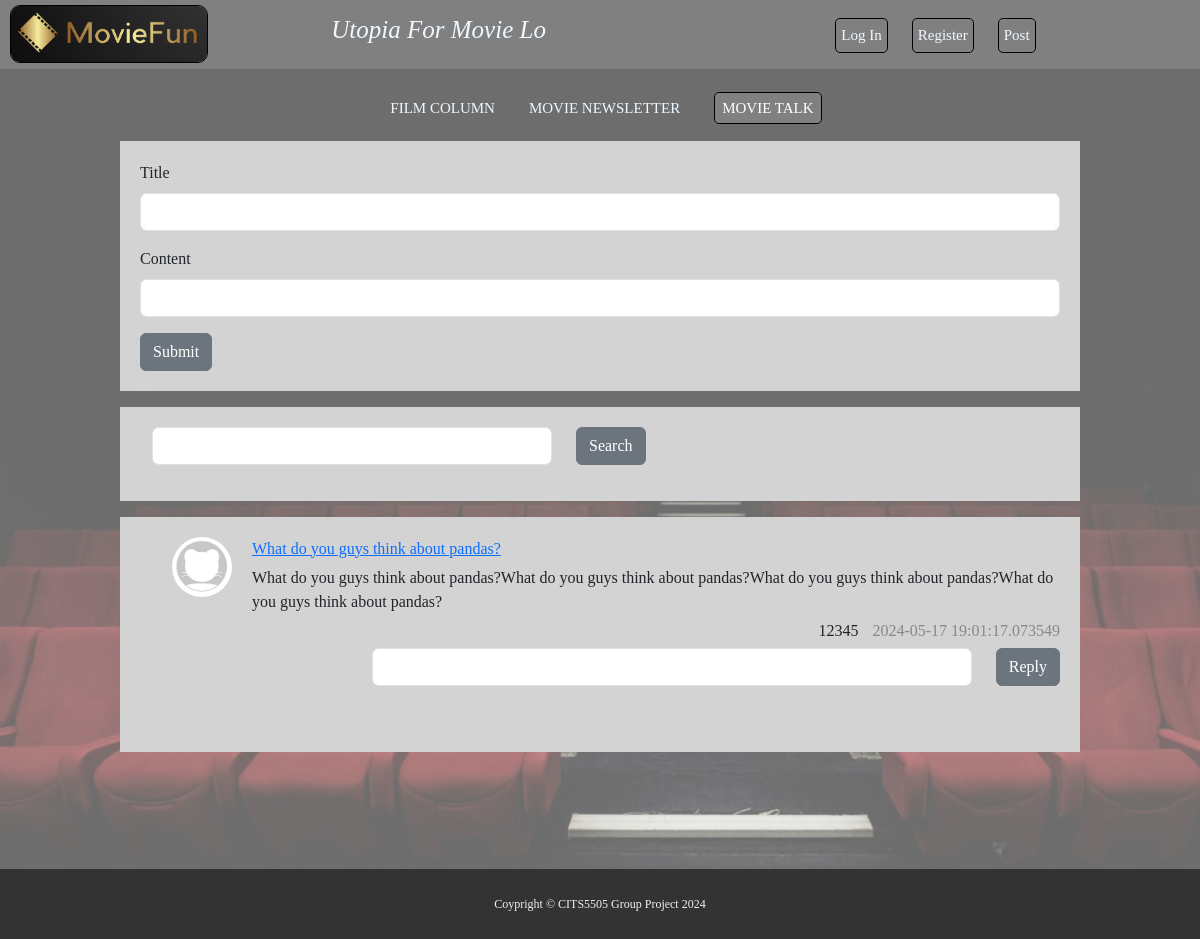
Before: /movieTalk with the older database file.
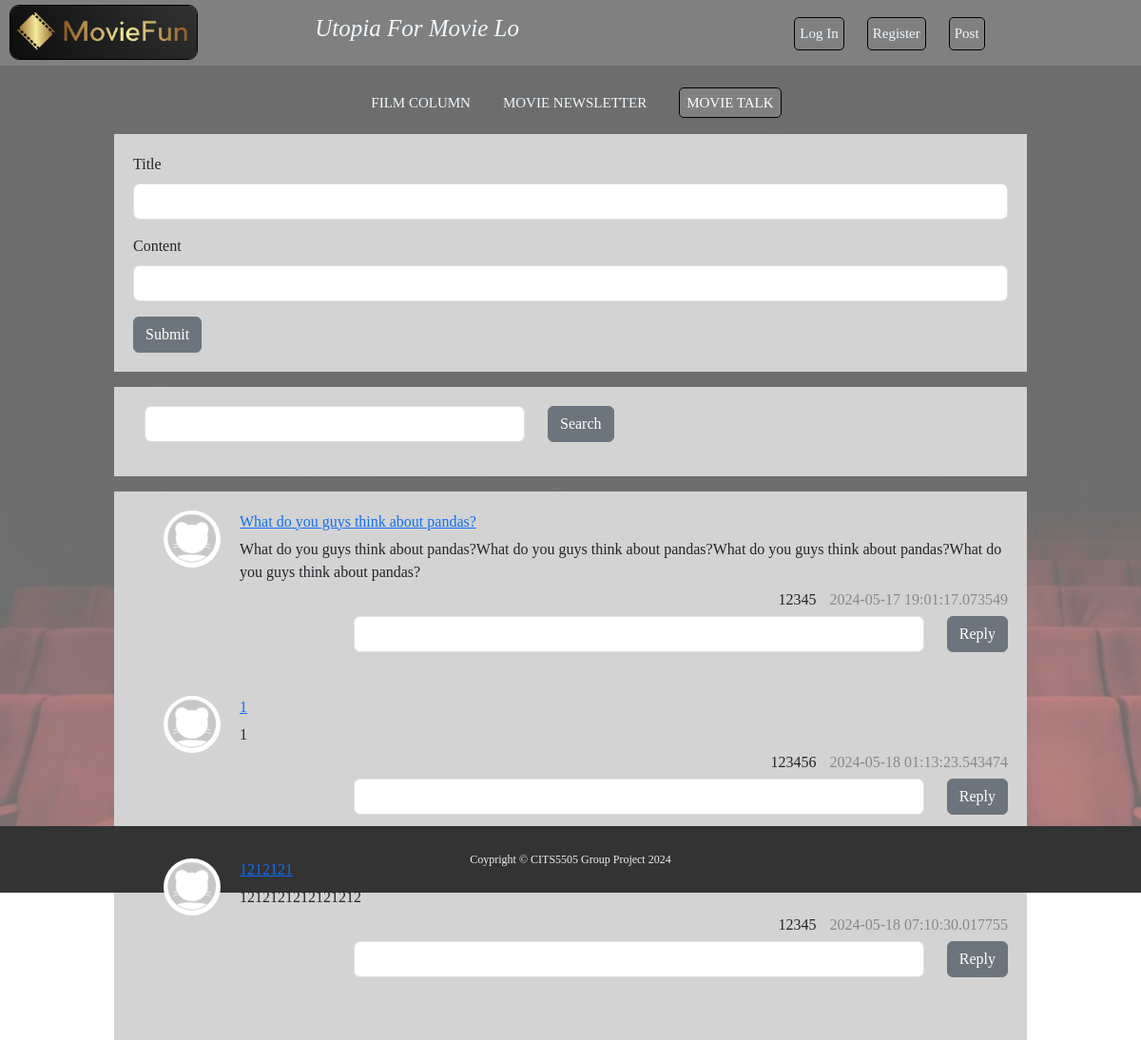
After: the same page with the newer database file.
### models.py (models this page shows)
class QuestionModel(db.Model):
    __tablename__ = "question"
    id = db.Column(db.Integer, primary_key=True, autoincrement=True)
    title = db.Column(db.String(100), nullable=False)
    content = db.Column(db.Text, nullable=False)
    create_time = db.Column(db.DateTime, default=datetime.now)
    author_id = db.Column(db.Integer, db.ForeignKey("user.id"))
    author = db.relationship(UserModel, backref="questions")

class UserModel(db.Model):
    __tablename__ = "user"
    id = db.Column(db.Integer, primary_key=True, autoincrement=True)
    username = db.Column(db.String(20), nullable=False)
    password = db.Column(db.String(25), nullable=False)
    email = db.Column(db.String(50), nullable=False, unique=True)

### app1.py (the view)
@app.route('/movieTalk', methods=["GET", "POST"])
def movie_talk():
    if request.method == 'POST':
        data = request.form.to_dict()
        question = QuestionModel(title=data.get('title'), content=data.get('content'), author_id=g.user.id)
        db1.session.add(question)
        db1.session.commit()
    search = request.args.get('search', '')
    questions = QuestionModel.query.filter(
        (QuestionModel.title.ilike(f'%{search}%'))
    )
    return render_template('movieTalk.html', questions=questions)

### app1.py (called while the page is built)
@app.before_request
def my_before_request():
    user_id = session.get("user_id")
    if user_id:
        user = UserModel.query.get(user_id)
        setattr(g, "user", user)
    else:
        setattr(g, "user", None)

@app.context_processor
def my_context_processor():
    return {"user": g.user}

### templates/movieTalk.html (shortened to what this page needs)
{% extends "base.html"%}
{% block head %}
<link rel="stylesheet" type="text/css" href="{{ url_for('static', filename='css/talk-styles.css') }}">
{% endblock %}
{% block body %}
<div class="homeBody">
  <div id="nav">
    <ul>
      <li><a class="navLink" href="filmColumn.html">FILM COLUMN</a></li>
      <li><a class="navLink" href="movieNews.html">MOVIE NEWSLETTER</a></li>
      <li><a class="navLink" href="{{ url_for('movie_talk') }}" id="selfPage">MOVIE TALK</a></li>
    </ul>
  </div>
  <form class="content" action="/movieTalk" method="post">
    <div class="mb-3">
      <label for="title" class="form-label">Title</label>
      <input type="text" class="form-control" id="title" name="title" aria-describedby="title">
    </div>
    <div class="mb-3">
      <label for="content" class="form-label">Content</label>
      <input type="password" class="form-control" id="content1" name="content">
    </div>
    <button type="submit" class="btn btn-secondary">Submit</button>
  </form>
  <form class="row content" method="get" action="/movieTalk">
    <div class="col-auto">
      <input type="password" class="form-control" id="search" name="search" placeholder="" style="width: 400px">
    </div>
    <div class="col-auto">
      <button type="submit" class="btn btn-secondary mb-3">Search</button>
    </div>
  </form>
  <div class="content">
    <ul class="post">
      {% for question in questions %}
      <li>
        <div class="side-post">
          <img class="avator" src="{{ url_for('static', filename='jpg/avatar.jpeg')}}" alt="">
        </div>
        <div class="question-main">
          <div><a href="{{ url_for('qa.qa_detail', qa_id=question.id)}}">{{ question.title }}</a></div>
          <div>{{ question.content }}</div>
          <div class="question-info">
            <span class="question-author">{{ question.author.username }}</span>
            <span class="question-time">{{ question.create_time }}</span>
          </div>
          <div style="display:flex;align-items: center">
            <form class="row" method="post" action="/reply" style="margin-left: auto">
              <div class="col-auto">
                <input type="text" class="form-control" id="content" name="content" placeholder=""
                  style="width: 600px">
              </div>
              <div class="col-auto">
                <button type="submit" class="btn btn-secondary mb-3">Reply</button>
              </div>
            </form>
          </div>
        </div>
      </li>
      {% endfor %}
    </ul>
  </div>
</div>
{% endblock %}

### templates/base.html (shortened to what this page needs)
<!DOCTYPE html>
<html lang="en">
<head>
  <link href="https://cdn.jsdelivr.net/npm/bootstrap@5.3.3/dist/css/bootstrap.min.css" rel="stylesheet"
>
  <link rel="stylesheet" type="text/css" href="{{url_for('static', filename="css/index-styles.css" )}}">
  {% block head %} {% endblock%}
</head>
<body>
  <nav id="container">
    <div id="logo" class="col-md-8">
      <img src="{{ url_for('static', filename='jpg/logo.png') }}" alt="ForumLogo" id="ForumLogo">
      <p id="headP"></p>
    </div>
    <div id="login" class="col-md-4">
      <ul>
        {% if user %}
        <li><span class="logLink">{{ user.username}}</span></li>
        <li><a class="logLink" href="{{ url_for('auth.logout')}}">Sign Out</a></li>
        {% else %}
        <li><a class="logLink" href="{{ url_for('auth.login')}}">Log In</a></li>
        <li><a class="logLink" href="{{ url_for('auth.register')}}">Register</a></li>
        {% endif %}
        <li><a class="logLink" href="{{ url_for('qa.post')}}">Post</a></li>
      </ul>
    </div>
  </nav>
  {% block body %}
  {% endblock %}
  <footer>
    <div id="copyright">
      <p>
        Coypright © CITS5505 Group Project 2024
      </p>
    </div>
  </footer>
</body>
</html>

### static/css/index-styles.css (style rules this page uses)
* { margin: 0; padding: 0; box-sizing: border-box; font-family: Cambria, Cochin, Georgia, Times, "Times New Roman", serif; }
#container { background-color: grey; display: flex; flex-direction: row; padding-left: 10px; }
#logo { display: inline-block; margin: auto 0px; }
#ForumLogo { display: inline-block; width: 25%; height: auto; border: 1px solid black; border-radius: 10px; }
#headP { display: inline-block; font-size: 25px; font-style: italic; margin-left: 15%; color: aliceblue; }
#container ul { text-align: justify; }
#container li { display: inline-block; text-align: right; margin-right: 20px; border: 1px solid black; margin-top: 5%; border-radius: 5px; padding: 5px; font-size: 15px; font-family: "Roboto", sans-serif; }
.logLink { text-decoration: none; color: aliceblue; }
.homeBody { background-image: url("../jpg/bgimg.png"); background-attachment: fixed; background-size: cover; height: 800px; }
#nav ul { text-align: center; }
#nav li { display: inline-block; text-align: center; margin-right: 20px; margin-top: 2%; padding: 5px; font-size: 15px; font-family: "Roboto", sans-serif; }
.navLink { text-decoration: none; color: aliceblue; }
footer { padding-top: 10px; }
#copyright { margin-top: -10px; background-color: #333333; color: #f0f0f0; text-align: center; height: 70px; line-height: 70px; font-size: 12px; }

### static/css/talk-styles.css (style rules this page uses)
#nav ul { text-align: center; }
#nav li { display: inline-block; text-align: center; margin-right: 20px; margin-top: 2%; padding: 5px; font-size: 15px; font-family: "Roboto", sans-serif; }
.navLink { text-decoration: none; color: aliceblue; }
#selfPage { border: 1px solid black; border-radius: 5px; color: white; background-color: gray; padding: 7px; }
.content { width: 80%; margin: 0 auto; background-color: lightgrey; padding: 20px; margin-top: 16px; }
.content { list-style-type: none; }
.post li { display: flex; margin-bottom: 20px; }
.side-post { margin-right: 20px; }
.avator { width: 60px; height: 60px; border-radius: 50%; }
.question-main { flex-grow: 1; }
.question-main div { margin-bottom: 5px; }
.question-author { margin-right: 10px; }
.question-time { color: #888; }
.question-info { text-align: right; }

Changed rows visible on the page:
added QuestionModel: title "1", content "1", author.username "123456", create_time "2024-05-18 01:13:23.543474"
added QuestionModel: title "1212121", content "1212121212121212", author.username "12345", create_time "2024-05-18 07:10:30.017755"
